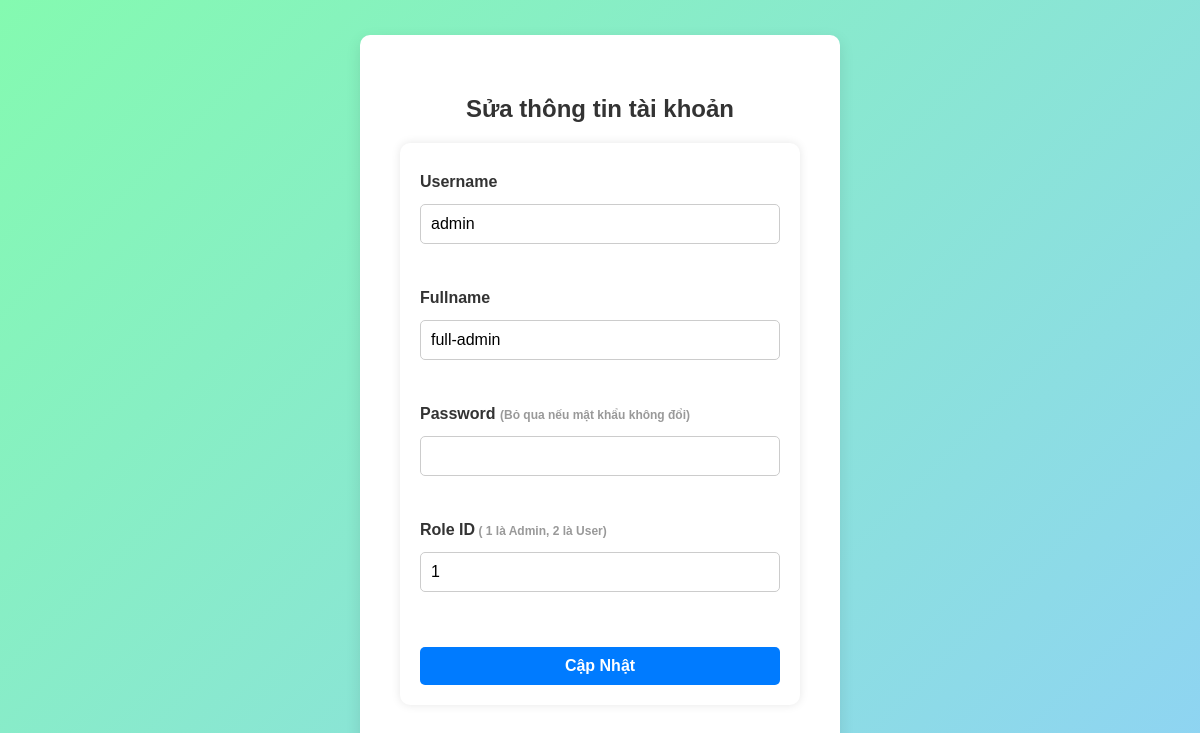
/admin/accounts/edit.php?id=2, run on the app's committed database.
### tables this page shows
CREATE TABLE `accounts` (
  `acc_id` int(11) NOT NULL,
  `username` varchar(50) NOT NULL,
  `password` varchar(50) NOT NULL,
  `fullname` varchar(100) NOT NULL,
  `role_id` int(11) NOT NULL,
  `update_at` datetime NOT NULL DEFAULT current_timestamp()
);

### admin/accounts/edit.php (the view, shortened to what this page needs)
<?php
include '../config/db_connection.php';
$account = null;
if (isset($_GET['id'])) {
    $acc_id = $_GET['id'];
    $query = "SELECT * FROM accounts WHERE acc_id = ?";
    $stmt = $conn->prepare($query);
    $stmt->bind_param('i', $acc_id);
    $stmt->execute();
    $result = $stmt->get_result();
    $account = $result->fetch_assoc();
}
?>
<!DOCTYPE html>
<html lang="en">
<head>
    <link rel="stylesheet" href="../../assets/css/styles.css">
</head>
<body>
    <div class="container">
        <h1>Sửa thông tin tài khoản</h1>
        <?php if ($account):
        ?>
            <form action="edit.php" method="post">
                <div class="form-field">
                    <label for="username">Username</label>
                    <input type="text" id="username" name="username" value="<?= $account['username'] ?>" required>
                </div>
                <div class="form-field">
                    <label for="fullname">Fullname</label>
                    <input type="text" id="fullname" name="fullname" value="<?= $account['fullname'] ?>" required>
                </div>
                <div class="form-field">
                    <label for="password">Password <span class="optional-info">(Bỏ qua nếu mật khẩu không đổi)</span></label>
                    <input type="password" id="password" name="password">
                </div>
                <div class="form-field">
                    <label for="role_id">Role ID<span class="optional-info"> ( 1 là Admin, 2 là User)</span></label>
                    <input type="number" id="role_id" name="role_id" value="<?= $account['role_id'] ?>" required>
                </div>
                <input type="submit" value="Cập Nhật">
            </form>
        <?php else: ?>
            <p>No account found. Please go back and try again.</p>
        <?php endif; ?>
    </div>
</body>
</html>

### assets/css/styles.css (style rules this page uses)
body { font-family: 'Arial', sans-serif; background-color: #f4f4f4; margin: 0; padding: 0; }
h1 { color: #333; text-align: center; margin-top: 20px; font-size: 24px; }
form { max-width: 600px; margin: 20px auto; padding: 20px; background-color: #fff; border-radius: 10px; box-shadow: 0 0 10px rgba(0, 0, 0, 0.1); }
form label { display: block; margin-bottom: 8px; color: #333; }
form input[type="text"], form input[type="password"], form input[type="number"], form input[type="file"], form textarea { width: 100%; padding: 10px; margin-bottom: 20px; border: 1px solid #ccc; border-radius: 5px; font-size: 16px; }
form input[type="submit"] { background-color: #007BFF; color: white; padding: 10px 20px; border: none; border-radius: 5px; cursor: pointer; font-size: 16px; }

### admin/accounts/edit.php (style rules this page uses)
body { display: flex; justify-content: center; align-items: center; height: 100vh; font-family: Arial, sans-serif; background: linear-gradient(135deg, #84fab0, #8fd3f4); }
.container { background-color: white; padding: 40px; border-radius: 10px; box-shadow: 0 5px 15px rgba(0, 0, 0, 0.1); width: 400px; }
h1 { text-align: center; color: #333; font-size: 24px; }
form { display: flex; flex-direction: column; }
label { margin-top: 10px; font-weight: bold; color: #555; }
input[type="text"], input[type="password"], input[type="number"] { padding: 10px; margin-top: 5px; border: 1px solid #ddd; border-radius: 5px; width: 100%; box-sizing: border-box; font-size: 16px; }
input[type="submit"] { background-color: #2196F3; color: white; padding: 10px; margin-top: 20px; border: none; border-radius: 5px; cursor: pointer; font-weight: bold; font-size: 16px; transition: background 0.3s ease; }
.form-field { margin-bottom: 15px; }
.optional-info { font-size: 12px; color: #999; }

### data on the page
accounts: username "admin", fullname "full-admin", role_id "1"
